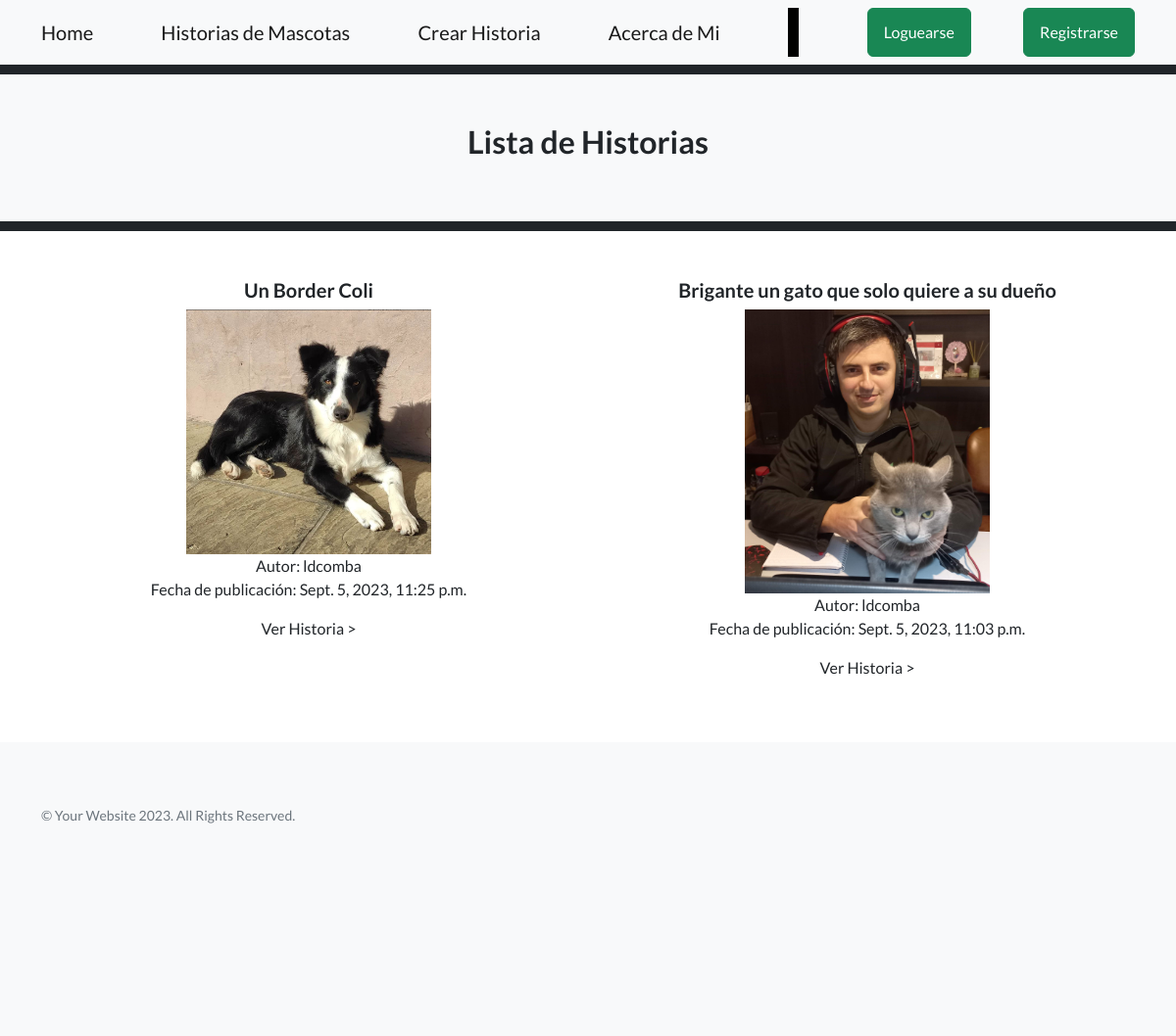
/AppPages/routePages/, run on an earlier commit of the app's database.
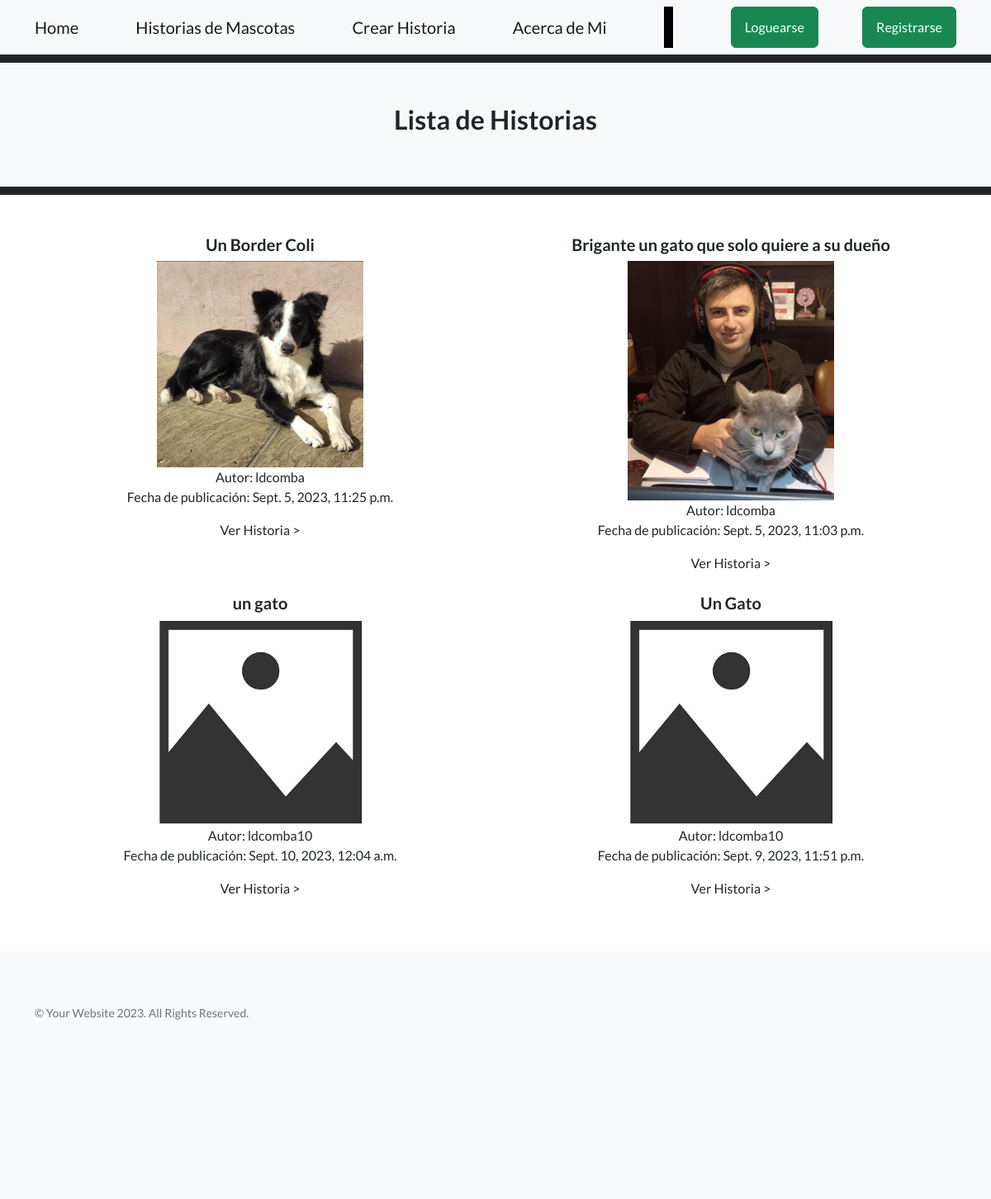
And on a later commit of the database.
### AppPages/models.py (models this page shows, shortened)
class Mascota(models.Model):
    mascotaSeleccion= (
        ('gato','Gato'),
        ('perro','Perro'),
        ('pajaro','Pajaro'),
        ('pez','Pez'),
        ('otro','Otro')
    )
    autor=models.ForeignKey(User, on_delete=models.CASCADE,blank=False)
    mascota= models.CharField(max_length=50, choices=mascotaSeleccion, default='')
    nombreMascota=models.CharField(max_length=50, blank=False)
    titulo=models.CharField(max_length=50,blank=False)
    historia = models.TextField(
        validators=[MaxLengthValidator(limit_value=3200, message='La historia no puede superar 40 líneas.')],
        help_text="Ingresa la historia de la mascota (máximo 40 líneas)."
    )
    fechaPublicacion=models.DateTimeField(auto_now_add=True)
    imagenMascota = models.ImageField(null=True, blank=True, upload_to="imagenes/")
    class Meta:
        ordering = ['autor', '-fechaPublicacion']

### AppPages/views.py (the view)
# urls.py: path('routePages/',routePages,name="routePages"),
def routePages(request):
    if request.method=="POST":
        mascotasHistorias=Mascota.objects.all()
        historiaId = request.POST.get('historiaId')
        tipoDeModificacion = request.POST.get('tipoDeModificacion')
        mensaje="La historia de Id: " + historiaId  + " Fue eliminada"
        historia = Mascota.objects.get(id=historiaId)
        if tipoDeModificacion == "eliminar":
           historia.delete()
        elif tipoDeModificacion=="editar":
            formularioHistoria=MascotaForm(initial={"id":historiaId,"mascota":historia.mascota,"autor":historia.autor,"nombreMascota":historia.nombreMascota,"titulo":historia.titulo,"historia":historia.historia})
            return render (request, "07_editarHistoria.html",{"formulario":formularioHistoria,"avatar":obtenerAvatar(request)} )
    else:
        mascotasHistorias=Mascota.objects.all()
        if len(mascotasHistorias) == 0:
            mensaje= " Aún no hay historias"
        else:
            mensaje=""
    mascotasHistorias=Mascota.objects.all()
    return render(request, "03_routePages.html",{"mascotasHistorias":mascotasHistorias,"mensaje":mensaje,"avatar":obtenerAvatar(request)})

### AppPages/views.py (called while the page is built)
def obtenerAvatar(request):
    avatares = PerfilUsuario.objects.filter(Q(user=request.user.id) & Q(imagen__isnull=False) & ~Q(imagen=''))
    if len(avatares)!=0:
        return avatares[0].imagen.url
    else:
        return "/media/avatars/avatarpordefecto.png"

### AppPages/templates/03_routePages.html (shortened to what this page needs)
{% extends "00_padre.html" %}
{% load static %}
{% block titulo %} Lista de Historias {% endblock %}
{% block contenido_que_cambia %}
<div class="container text-center">
    <div class="row">
            {% for mascotaHistoria in mascotasHistorias %}
            <div class="col-sm-6 align-items-center">
                <div class="card-body">
                <h5>{{mascotaHistoria.titulo}}</h5>
                {% if  mascotaHistoria.imagenMascota  == "" %}
                    <img src="{% static 'AppPages/assets/img/noImage.jpg' %}" alt="avatar" style="width:250px;height:auto;" >
                {% else %}
                    <img src="{{ mascotaHistoria.imagenMascota.url }}" alt="avatar" width="250px" height="auto" />
                {% endif %}
                <br>
                Autor: {{mascotaHistoria.autor}}
                <br>
                <p>Fecha de publicación:  {{mascotaHistoria.fechaPublicacion}}</p>
                <a class="navbar-brand" href="{% url 'routePagesId' mascotaHistoria.id %}">Ver Historia ></a>
                <br>
                <br>
                </div>
            </div>
            {% endfor %}
            <br>
    </div>
</div>
{% endblock %}

### AppPages/templates/00_padre.html (shortened to what this page needs)
<!DOCTYPE html>
<html lang="en">
    <head>
        {% load static %}
        <link href="https://cdn.jsdelivr.net/npm/bootstrap-icons@1.5.0/font/bootstrap-icons.css" rel="stylesheet" type="text/css" />
        <link href="{% static 'AppPages/css/styles.css' %}" rel="stylesheet" />
    </head>
    <body>
        <nav class="navbar navbar-light bg-light static-top">
            <div class="container">
                <a class="navbar-brand" href="{% url 'home' %}">Home</a>
                <a class="navbar-brand" href="{% url 'routePages' %}"> Historias de Mascotas</a>
                <a class="navbar-brand" href="{% url 'crearHistoria' %}"> Crear Historia</a>
                <a class="navbar-brand" href="{% url 'aboutMe' %}">Acerca de Mi</a>
                <a class="navbar-brand text-black bg-black" style="height: 50px; line-height: 50px;">     1     </a>
                {% if user.is_authenticated %}
                <a class="navbar-brand">  {{ user.username }} </a>
                <img src="{{ avatar }}" alt="avatar" style="width:auto;height:60px;" >
                <a class="btn btn-success" href="{% url 'AppAccounts:logout' %}">Desloguearse</a>
                <a class="btn btn-success" href="{% url 'AppAccounts:editarPerfil' %}">Editar Perfil</a>
                <a class="btn btn-success" href="{% url 'AppAccounts:cambiarPass' %}">Cambiar Contraseña</a>
                <a href="{% url 'AppAccounts:chatRoom' %}">
                    <img src="{% static 'AppPages/assets/img/chatIcon.webp' %}" alt="Imagen de ejemplo" height="60px" width=auto>
                </a>
                {% else %}
                <a class="btn btn-success" href="{% url 'AppAccounts:login' %}">Loguearse</a>
                <a class="btn btn-success" href="{% url 'AppAccounts:register' %}">Registrarse</a>
                {% endif %}
            </div>
        </nav>
        <section class="footer bg-dark"
        style="height: 10px;">
        </section>
        <section class="footer bg-light"
        style="height: 50px;">
        </section>
        <section class="footer bg-light"
        style="height: 50px;">
            <div class="container position-relative">
                <div class="row justify-content-center">
                    <div class="col-xl-6 d-flex align-items-center justify-content-center text-center">
                        <h2 class="mb-4"> {% block titulo %} {% endblock %}</h2>
                    </div>
                </div>
            </div>
        </section>
        <section class="footer bg-light"
        style="height: 50px;">
        </section>
        <section class="footer bg-dark"
        style="height: 10px;">
        </section>
        <section class="footer bg-violeta-pastel"
        style="height: 40px;">
        </section>
        {% block contenido_que_cambia %}
        {% endblock %}
        <section class="footer bg-violeta-pastel"
        style="height: 40px;">
        </section>
        <footer class="footer bg-light"
        style="height: 300px;">
            <div class="container">
                <div class="row">
                    <div class="col-lg-6 h-100 text-center text-lg-start my-auto">
                        <p class="text-muted small mb-4 mb-lg-2">&copy; Your Website 2023. All Rights Reserved.</p>
                    </div>
                </div>
            </div>
        </footer>
    </body>
</html>

What changed in the data, as far as the page shows it:
added Mascota: titulo "un gato", autor "ldcomba10", fechaPublicacion "Sept. 10, 2023, 12:04 a.m."
added Mascota: titulo "Un Gato", autor "ldcomba10", fechaPublicacion "Sept. 9, 2023, 11:51 p.m."
